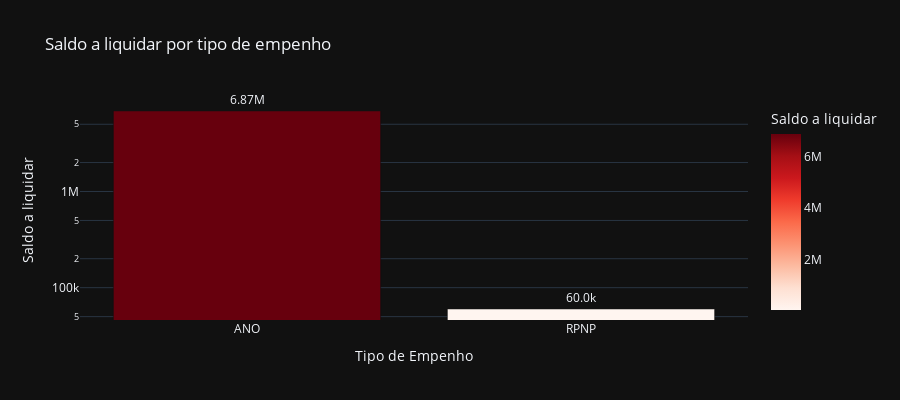

Here is the notebook cell this chart was saved with:
### Code cell
# Saldo a liquidar por tipo de Empenho
cols = ['TIPO', 'A_LIQUIDAR']

df_aux = df.loc[:, cols].groupby('TIPO').sum().sort_values(by= 'A_LIQUIDAR', ascending=False).reset_index()
df_aux = df_aux[df_aux['A_LIQUIDAR'] > 0]
fig = px.bar(df_aux, 
             x='TIPO', 
             y='A_LIQUIDAR',
             title='Saldo a liquidar por tipo de empenho',
             labels={'TIPO':'Tipo de Empenho', 'A_LIQUIDAR':'Saldo a liquidar'},
             text_auto='.3s',
             height=400,
             log_y=True,
             color='A_LIQUIDAR',
             color_continuous_scale = 'reds',
             template='plotly_dark')
fig.update_traces(textposition = 'outside', cliponaxis = False, hovertemplate=None)
fig.update_layout(hovermode="x unified")

fig.show()

### Figure 1 — Plotly figure (JSON) as saved in the notebook; plotly's stock layout.template omitted (floating-point values rounded to 4 significant figures)
{"data": [{"alignmentgroup": "True", "cliponaxis": false, "legendgroup": "", "marker": {"color": [6872000.0, 60030.0], "coloraxis": "coloraxis", "pattern": {"shape": ""}}, "name": "", "offsetgroup": "", "orientation": "v", "showlegend": false, "textposition": "outside", "texttemplate": "%{y:.3s}", "type": "bar", "x": ["ANO", "RPNP"], "xaxis": "x", "y": [6872000.0, 60030.0], "yaxis": "y"}], "layout": {"barmode": "relative", "coloraxis": {"colorbar": {"title": {"text": "Saldo a liquidar"}}, "colorscale": [[0, "rgb(255,245,240)"], [0.125, "rgb(254,224,210)"], [0.25, "rgb(252,187,161)"], [0.375, "rgb(252,146,114)"], [0.5, "rgb(251,106,74)"], [0.625, "rgb(239,59,44)"], [0.75, "rgb(203,24,29)"], [0.875, "rgb(165,15,21)"], [1, "rgb(103,0,13)"]]}, "height": 400, "hovermode": "x unified", "legend": {"tracegroupgap": 0}, "title": {"text": "Saldo a liquidar por tipo de empenho"}, "xaxis": {"anchor": "y", "domain": [0, 1], "title": {"text": "Tipo de Empenho"}}, "yaxis": {"anchor": "x", "domain": [0, 1], "title": {"text": "Saldo a liquidar"}, "type": "log"}}}
